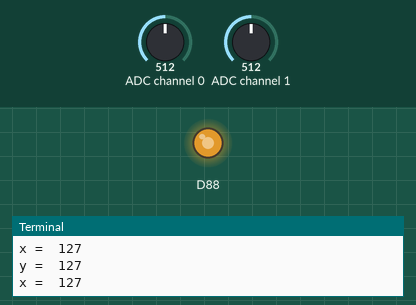
This program was run on a simulated Raspberry Pi (BCM pin numbers). Parts: output pins drawn as LEDs (lit = HIGH), the last lines printed to the terminal. The test bench sets the inputs (shaded band); at power-on: ADC channel 0 = 512, ADC channel 1 = 512 (analog values on the 0–1023 scale).

Above: at 1.2 s.
1.3 s: ADC channel 0 set to 716
At 2.7 s:
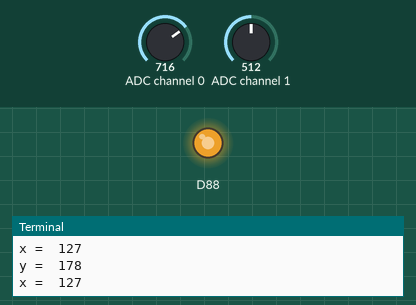
3.0 s: ADC channel 0 set to 0
At 3.3 s:
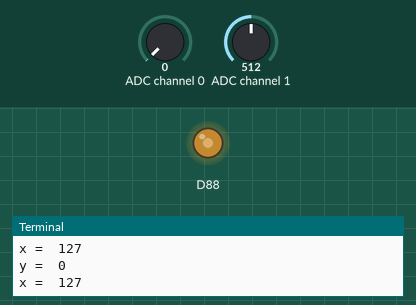
4.5 s: ADC channel 0 set to 511
At 4.9 s:
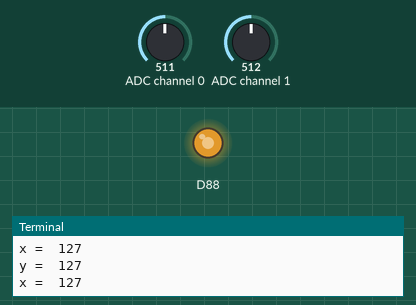
Timing chart, 0 to 7.5 s (numbered marks = the images above; inputs shaded):
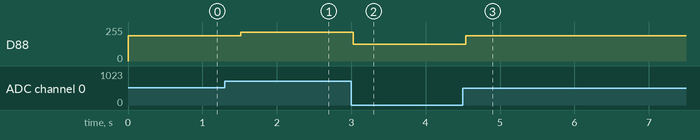

The program:

PCF8591.py
```python
import smbus
import time
bus = smbus.SMBus(1)
def setup(Addr):
 global address
 address = Addr
def read(chn):
  try:
   if chn == 0:
     bus.write_byte(address,0x40)
   if chn == 1:
     bus.write_byte(address,0x41)
   if chn == 2:
     bus.write_byte(address,0x42)
   if chn == 3:
     bus.write_byte(address,0x43)
   bus.read_byte(address)
  except Exception as e:
     print ("Address: %s" % address)
     print (e)
  return bus.read_byte(address)
def write(val):
  try:
     temp = val
     temp = int(temp) # 将字符串转换为整型
     bus.write_byte_data(address, 0x40, temp)
  except Exception as e:
     print ("Error: Device address: 0x%2X" % address)
     print (e)
if __name__ == "__main__":
  setup(0x48)
  while True:
     print ('y = ', read(0))
     print ('x = ', read(1))
     tmp = read(0)
     tmp = tmp*(255-125)/255+125
     write(tmp)
     time.sleep(0.3)
```

Measured:
- after the input at 1.3 s, D88: 189/255 → 215/255 after 0.22 s
- after the input at 3.0 s, D88: 215/255 → 125/255 at once
- after the input at 4.5 s, D88: 125/255 → 189/255 at once
